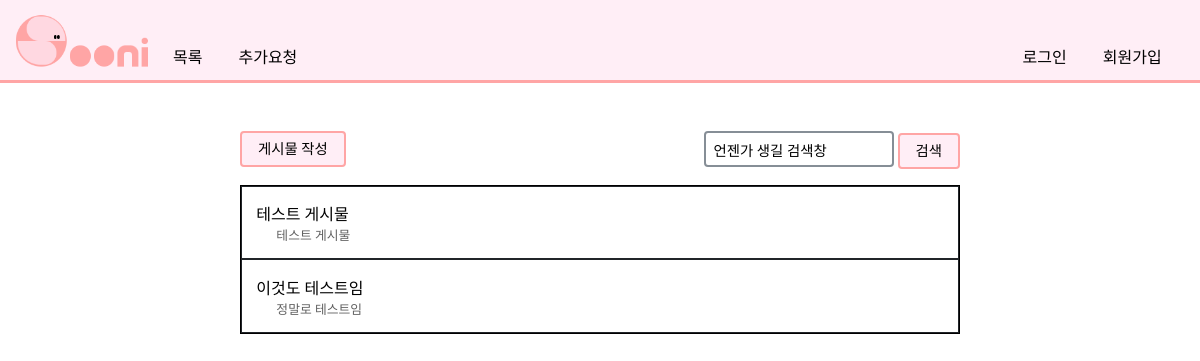
/celebrities/이지혜, run on the app's committed database.
### pybo/models.py (models this page shows)
class Post(models.Model):
    author = models.ForeignKey(User, on_delete=models.CASCADE)
    celebrity = models.ForeignKey(Celebrity, on_delete=models.CASCADE)
    subject = models.CharField(max_length=30)
    content = models.TextField()
    create_date = models.DateTimeField()

### pybo/views.py (the view)
# urls.py: path('<str:celebrity_name>', views.post, name='post'),
def post(request, celebrity_name):
    celebrity = Celebrity.objects.get(name = celebrity_name)
    post_list = Post.objects.filter(celebrity=celebrity)
    context = {'post_list': post_list, 'celebrity' : celebrity}
    return render(request, 'pybo/post.html', context)

### templates/pybo/post.html (shortened to what this page needs)
{% extends 'navi.html' %} {% load static %} {% block content %}
<div class="postbodyclass">
    <div id="wrapper">
        <a href="{% url 'pybo:newpost' celebrity.name %}">
            <input type="submit" value="게시물 작성"/>
        </a>
        <div>
            <input type="text" name="content" id="content" rows="25" value="언젠가 생길 검색창" />
            <input type="submit" value="검색" />
        </div>
    </div>
    {% if post_list %}
    <dl class="postlist">
        {% for post in post_list %}
        <dt>
            <div><a href="{% url 'pybo:detail' celebrity.name post.id %}"> {{ post.subject }} </a></div>
            <div class="postcontent">
                {{ post.content }}
            </div>
        </dt>
        {% endfor %}
    </dl>
    {% else %}
    <p class="nopost"><span>등록된 게시물이 없습니다</span></p>
    {% endif %}
</div>
{% endblock %}

### templates/navi.html (style rules this page uses)
body * { font-family: 'GmarketSansMedium'; }
body { margin:0; padding:0; font-family: 'GmarketSansMedium'; font-size:2vh; max-width:100vw; }
.postcontent { color: #616161; font-size: 0.8em; margin-left:20px; }
input { font-size:1.8vh; line-height:3vh; height:3vh; padding:0; margin:0; }

### templates/pybo/post.html (style rules this page uses)
#wrapper { display: flex; justify-content: space-between; }
.postbodyclass { padding: 6vh 20vw 0 20vw; }
.postlist { border: 1px solid black; }
.postlist dt { border: 1px solid #212529; padding: 2%; }
.postlist dt a { text-decoration: none; color: black; }
input:not(#content) { background-color: #ffeef6; border: 2px solid #ffa5a5; padding: 16px; line-height: 0; border-radius: 4px; }
#content { border: 2px solid #868e96; height: 32px; border-radius: 4px; padding-left: 8px; line-height:0; }

### data on the page
Post: subject "테스트 게시물", content "테스트 게시물"
Post: subject "이것도 테스트임", content "정말로 테스트임"
